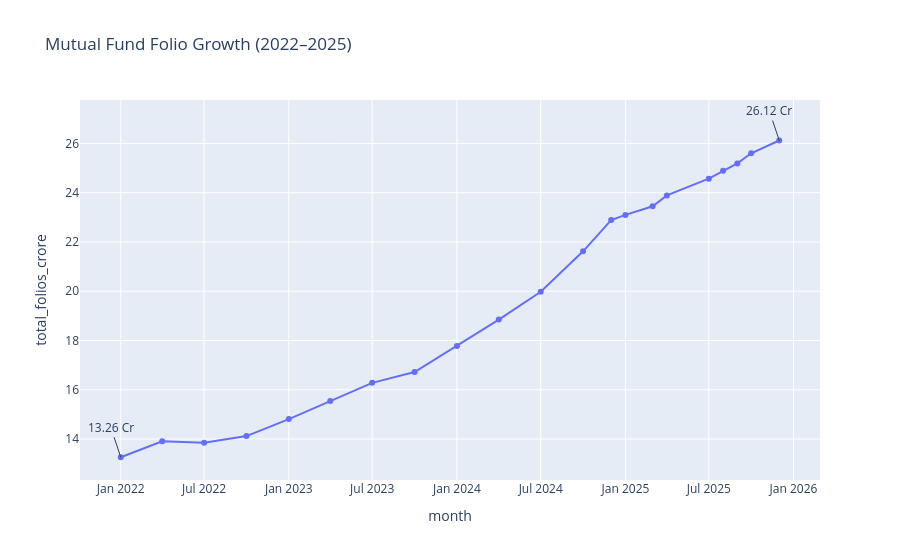

The code cell stored with this chart in its notebook:
### Code cell
fig = px.line(
    folio,
    x='month',
    y='total_folios_crore',
    markers=True,
    title='Mutual Fund Folio Growth (2022–2025)'
)

fig.add_annotation(
    x=folio['month'].iloc[0],
    y=folio['total_folios_crore'].iloc[0],
    text='13.26 Cr',
    showarrow=True
)

fig.add_annotation(
    x=folio['month'].iloc[-1],
    y=folio['total_folios_crore'].iloc[-1],
    text='26.12 Cr',
    showarrow=True
)

fig.show()

### Figure 1 — Plotly figure (JSON) as saved in the notebook; plotly's stock layout.template omitted (floating-point values rounded to 4 significant figures)
{"data": [{"hovertemplate": "month=%{x}<br>total_folios_crore=%{y}<extra></extra>", "legendgroup": "", "line": {"color": "#636efa", "dash": "solid"}, "marker": {"symbol": "circle"}, "mode": "lines+markers", "name": "", "orientation": "v", "showlegend": false, "type": "scatter", "x": ["2022-01-01T00:00:00.000000000", "2022-04-01T00:00:00.000000000", "2022-07-01T00:00:00.000000000", "2022-10-01T00:00:00.000000000", "2023-01-01T00:00:00.000000000", "2023-04-01T00:00:00.000000000", "2023-07-01T00:00:00.000000000", "2023-10-01T00:00:00.000000000", "2024-01-01T00:00:00.000000000", "2024-04-01T00:00:00.000000000", "2024-07-01T00:00:00.000000000", "2024-10-01T00:00:00.000000000", "2024-12-01T00:00:00.000000000", "2025-01-01T00:00:00.000000000", "2025-03-01T00:00:00.000000000", "2025-04-01T00:00:00.000000000", "2025-07-01T00:00:00.000000000", "2025-08-01T00:00:00.000000000", "2025-09-01T00:00:00.000000000", "2025-10-01T00:00:00.000000000", "2025-12-01T00:00:00.000000000"], "xaxis": "x", "y": [13.26, 13.91, 13.85, 14.12, 14.81, 15.54, 16.28, 16.72, 17.78, 18.85, 19.98, 21.62, 22.89, 23.1, 23.45, 23.89, 24.57, 24.89, 25.19, 25.6, 26.12], "yaxis": "y"}], "layout": {"annotations": [{"showarrow": true, "text": "13.26 Cr", "x": "2022-01-01T00:00:00", "y": 13.26}, {"showarrow": true, "text": "26.12 Cr", "x": "2025-12-01T00:00:00", "y": 26.12}], "legend": {"tracegroupgap": 0}, "title": {"text": "Mutual Fund Folio Growth (2022–2025)"}, "xaxis": {"anchor": "y", "domain": [0, 1], "title": {"text": "month"}}, "yaxis": {"anchor": "x", "domain": [0, 1], "title": {"text": "total_folios_crore"}}}}
